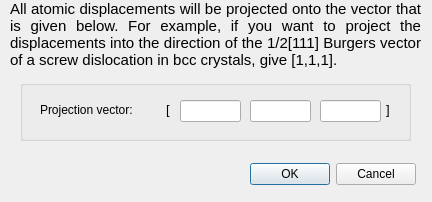
<?xml version="1.0" encoding="UTF-8"?>
<ui version="4.0">
 <class>DProjVector</class>
 <widget class="QDialog" name="DProjVector">
  <property name="geometry">
   <rect>
    <x>0</x>
    <y>0</y>
    <width>432</width>
    <height>202</height>
   </rect>
  </property>
  <property name="windowTitle">
   <string>Projection vector</string>
  </property>
  <widget class="QLabel" name="textLabel4">
   <property name="geometry">
    <rect>
     <x>10</x>
     <y>0</y>
     <width>411</width>
     <height>81</height>
    </rect>
   </property>
   <property name="autoFillBackground">
    <bool>true</bool>
   </property>
   <property name="text">
    <string>&lt;!DOCTYPE HTML PUBLIC &quot;-//W3C//DTD HTML 4.0//EN&quot; &quot;http://www.w3.org/TR/REC-html40/strict.dtd&quot;&gt;
&lt;html&gt;&lt;head&gt;&lt;meta name=&quot;qrichtext&quot; content=&quot;1&quot; /&gt;&lt;style type=&quot;text/css&quot;&gt;
p, li { white-space: pre-wrap; }
&lt;/style&gt;&lt;/head&gt;&lt;body style=&quot; font-family:'Ubuntu'; font-size:11pt; font-weight:400; font-style:normal;&quot;&gt;
&lt;p align=&quot;justify&quot; style=&quot; margin-top:12px; margin-bottom:12px; margin-left:0px; margin-right:0px; -qt-block-indent:0; text-indent:0px;&quot;&gt;All atomic displacements will be projected onto the vector that is given below. For example, if you want to project the displacements into the direction of the 1/2[111] Burgers vector of a screw dislocation in bcc crystals, give [1,1,1].&lt;/p&gt;&lt;/body&gt;&lt;/html&gt;</string>
   </property>
   <property name="textFormat">
    <enum>Qt::RichText</enum>
   </property>
   <property name="alignment">
    <set>Qt::AlignTop</set>
   </property>
   <property name="wordWrap">
    <bool>true</bool>
   </property>
   <property name="margin">
    <number>5</number>
   </property>
  </widget>
  <widget class="QDialogButtonBox" name="buttonBox">
   <property name="geometry">
    <rect>
     <x>240</x>
     <y>160</y>
     <width>176</width>
     <height>28</height>
    </rect>
   </property>
   <property name="standardButtons">
    <set>QDialogButtonBox::Cancel|QDialogButtonBox::Ok</set>
   </property>
  </widget>
  <widget class="QGroupBox" name="groupBox">
   <property name="geometry">
    <rect>
     <x>20</x>
     <y>80</y>
     <width>391</width>
     <height>61</height>
    </rect>
   </property>
   <property name="title">
    <string/>
   </property>
   <widget class="QLabel" name="textLabel3">
    <property name="geometry">
     <rect>
      <x>20</x>
      <y>20</y>
      <width>121</width>
      <height>20</height>
     </rect>
    </property>
    <property name="text">
     <string>Projection vector:</string>
    </property>
    <property name="wordWrap">
     <bool>false</bool>
    </property>
   </widget>
   <widget class="QLabel" name="textLabel5_2">
    <property name="geometry">
     <rect>
      <x>360</x>
      <y>20</y>
      <width>16</width>
      <height>20</height>
     </rect>
    </property>
    <property name="text">
     <string>&lt;!DOCTYPE HTML PUBLIC &quot;-//W3C//DTD HTML 4.0//EN&quot; &quot;http://www.w3.org/TR/REC-html40/strict.dtd&quot;&gt;
&lt;html&gt;&lt;head&gt;&lt;meta name=&quot;qrichtext&quot; content=&quot;1&quot; /&gt;&lt;style type=&quot;text/css&quot;&gt;
p, li { white-space: pre-wrap; }
&lt;/style&gt;&lt;/head&gt;&lt;body style=&quot; font-family:'Sans'; font-size:10pt; font-weight:400; font-style:normal;&quot;&gt;
&lt;p align=&quot;center&quot; style=&quot; margin-top:12px; margin-bottom:12px; margin-left:0px; margin-right:0px; -qt-block-indent:0; text-indent:0px;&quot;&gt;]&lt;/p&gt;&lt;/body&gt;&lt;/html&gt;</string>
    </property>
    <property name="wordWrap">
     <bool>false</bool>
    </property>
   </widget>
   <widget class="QLineEdit" name="xcoord">
    <property name="geometry">
     <rect>
      <x>160</x>
      <y>20</y>
      <width>61</width>
      <height>22</height>
     </rect>
    </property>
   </widget>
   <widget class="QLineEdit" name="ycoord">
    <property name="geometry">
     <rect>
      <x>230</x>
      <y>20</y>
      <width>61</width>
      <height>22</height>
     </rect>
    </property>
   </widget>
   <widget class="QLineEdit" name="zcoord">
    <property name="geometry">
     <rect>
      <x>300</x>
      <y>20</y>
      <width>61</width>
      <height>22</height>
     </rect>
    </property>
   </widget>
   <widget class="QLabel" name="textLabel5">
    <property name="geometry">
     <rect>
      <x>140</x>
      <y>20</y>
      <width>16</width>
      <height>20</height>
     </rect>
    </property>
    <property name="text">
     <string>&lt;!DOCTYPE HTML PUBLIC &quot;-//W3C//DTD HTML 4.0//EN&quot; &quot;http://www.w3.org/TR/REC-html40/strict.dtd&quot;&gt;
&lt;html&gt;&lt;head&gt;&lt;meta name=&quot;qrichtext&quot; content=&quot;1&quot; /&gt;&lt;style type=&quot;text/css&quot;&gt;
p, li { white-space: pre-wrap; }
&lt;/style&gt;&lt;/head&gt;&lt;body style=&quot; font-family:'Sans'; font-size:10pt; font-weight:400; font-style:normal;&quot;&gt;
&lt;p align=&quot;center&quot; style=&quot; margin-top:12px; margin-bottom:12px; margin-left:0px; margin-right:0px; -qt-block-indent:0; text-indent:0px;&quot;&gt;[&lt;/p&gt;&lt;/body&gt;&lt;/html&gt;</string>
    </property>
    <property name="wordWrap">
     <bool>false</bool>
    </property>
   </widget>
  </widget>
 </widget>
 <layoutdefault spacing="6" margin="11"/>
 <tabstops>
  <tabstop>xcoord</tabstop>
  <tabstop>ycoord</tabstop>
  <tabstop>zcoord</tabstop>
 </tabstops>
 <resources/>
 <connections>
  <connection>
   <sender>buttonBox</sender>
   <signal>accepted()</signal>
   <receiver>DProjVector</receiver>
   <slot>accept()</slot>
   <hints>
    <hint type="sourcelabel">
     <x>267</x>
     <y>163</y>
    </hint>
    <hint type="destinationlabel">
     <x>184</x>
     <y>95</y>
    </hint>
   </hints>
  </connection>
  <connection>
   <sender>buttonBox</sender>
   <signal>rejected()</signal>
   <receiver>DProjVector</receiver>
   <slot>reject()</slot>
   <hints>
    <hint type="sourcelabel">
     <x>267</x>
     <y>163</y>
    </hint>
    <hint type="destinationlabel">
     <x>184</x>
     <y>95</y>
    </hint>
   </hints>
  </connection>
 </connections>
</ui>
